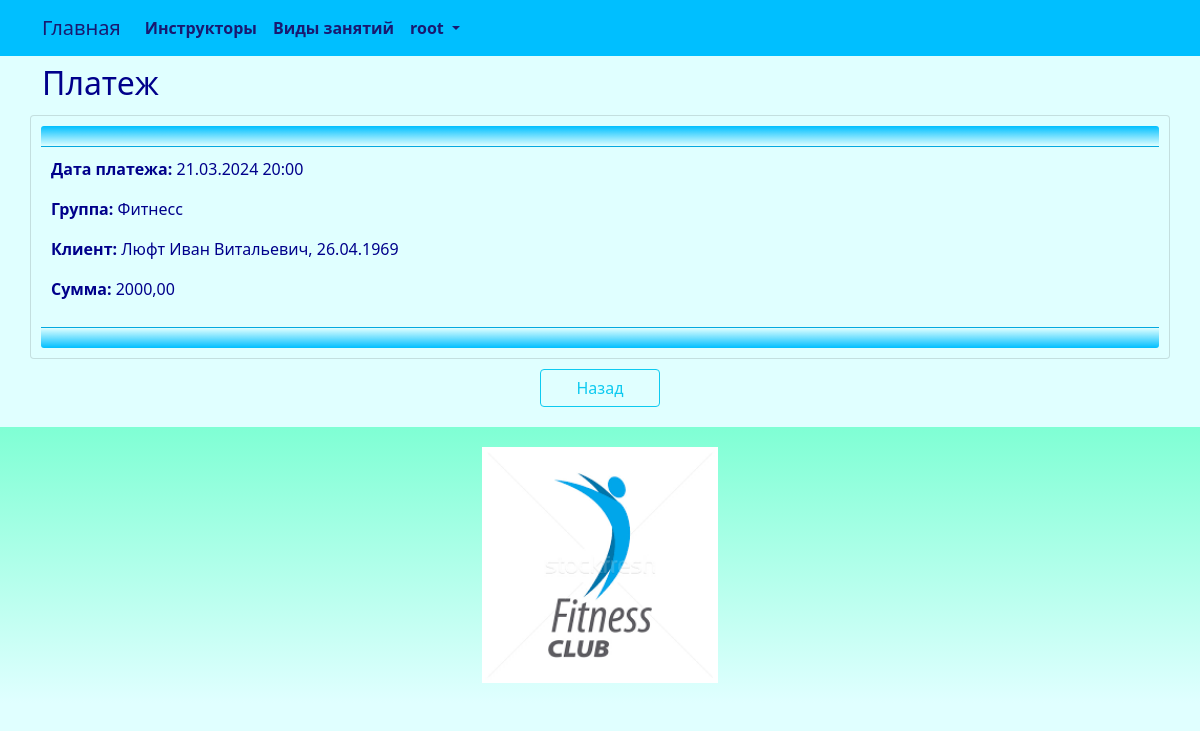
/payment/read/1/ (signed in), run on the app's committed database.
### club/models.py (models this page shows, shortened)
class Payment(models.Model):
    payment_date = models.DateTimeField(_('payment_date'))
    party = models.ForeignKey(Party, related_name='payment_party', on_delete=models.CASCADE)
    client = models.ForeignKey(Client, related_name='payment_client', on_delete=models.CASCADE)
    amount = models.DecimalField(_('payment_amount'), max_digits=9, decimal_places=2)
    class Meta:
        db_table = 'payment'
        indexes = [
            models.Index(fields=['party']),
            models.Index(fields=['client']),
        ]
        ordering = ['payment_date']

class Party(models.Model):
    party_title = models.CharField(_('party_title'), max_length=96, unique=True)
    class Meta:
        db_table = 'party'
        indexes = [
            models.Index(fields=['party_title']),
        ]
        ordering = ['party_title']
    def __str__(self):
        return "{}".format(self.party_title)

class Client(models.Model):
    SEX_CHOICES = (
        ('М','М'),
        ('Ж', 'Ж'),
    )
    full_name = models.CharField(_('full_name'), max_length=128)
    birthday = models.DateTimeField(_('birthday'))
    sex = models.CharField(_('sex'), max_length=1, choices=SEX_CHOICES, default='М')
    phone = models.CharField(_('phone'), max_length=64)
    card = models.ForeignKey(Card, related_name='client_card', on_delete=models.CASCADE)
    class Meta:
        db_table = 'client'
        indexes = [
            models.Index(fields=['full_name']),
        ]
        ordering = ['full_name']
    def __str__(self):
        return "{}, {}".format(self.full_name, self.birthday.strftime('%d.%m.%Y'))

### club/views.py (the view)
# urls.py: path('payment/read/<int:id>/', views.payment_read, name='payment_read'),
@login_required
@user_passes_test(lambda u: u.is_superuser)
def payment_read(request, id):
    try:
        payment = Payment.objects.get(id=id)
        return render(request, "payment/read.html", {"payment": payment})
    except Payment.DoesNotExist:
        return HttpResponseNotFound("<h2>Payment not found</h2>")
    except Exception as exception:
        print(exception)
        return HttpResponse(exception)

### templates/payment/read.html (shortened to what this page needs)
{% extends "base.html" %}
{% load i18n %}
{% block content %}
<h2>{% trans "payment" %}</h2>
<div class="row justify-content-center">
	<div class="card" style="width:100%">
		<div class="card-header">
		</div>
		<div class="card-body">
			<p><strong>{% trans "payment_date" %}: </strong>{{ payment.payment_date | date:"d.m.Y H:i"  }}</p>
			<p><strong>{% trans "party" %}: </strong>{{ payment.party }}</p>
			<p><strong>{% trans "client" %}: </strong>{{ payment.client }}</p>
			<p><strong>{% trans "amount" %}: </strong>{{ payment.amount }}</p>
		</div>
		<div class="card-footer">
		</div>
	</div>
	<br>
	<div class="div-button-center">
		<a class="btn btn-outline-info" style="width:120px" href="{% url 'payment_index' %}">{% trans "Back" %}</a>
	</div>
</div>
{% endblock content %}

### templates/base.html (shortened to what this page needs)
<!DOCTYPE html>
{% load static %}
{% load i18n %}
<html>
	<head>
		<link rel="stylesheet" href="{% static 'css/bootstrap.min.css' %}">
		<link rel="stylesheet" href="{% static 'css/styles.css' %}" />
	</head>
	<nav class="navbar navbar-expand-lg justify-content-center">
		<div class="container">
			<div class="collapse navbar-collapse" id="mainMenu">
				<ul class="navbar-nav me-auto mb-2 mb-lg-0">
					<a class="navbar-brand" href="{{ HTTP_HOST }}/">{% trans "Home" %}</a>
					<li class="nav-item">
						<a class="nav-link" href="{% url 'instructor_list' %}">{% trans "instructors" %}</a>
					</li>
					<li class="nav-item">
						<a class="nav-link" href="{% url 'kind_list' %}">{% trans "kinds" %}</a>
					</li>
					{% if user.is_authenticated %}
					<li class="nav-item dropdown">
						<a class="nav-link dropdown-toggle" href="#" id="navbarDropdown" role="button" data-bs-toggle="dropdown" aria-expanded="false">
							{{ user.username }}
						</a>
					</li>
					{% else %}
					<form class="form-inline ml-auto">
						<a href="{% url 'login' %}" class="btn btn-outline-secondary">{% trans "Log In" %}</a>
						<a href="{% url 'signup' %}" class="btn btn-primary ml-2">{% trans "Sign up" %}</a>
					</form>
					{% endif %}
				</ul>
			</div>
		</div>
	</nav>
	<body>
		<div class="container">
			{% block content%}{% endblock content %}
		</div>
	</body>
	<footer class="container-fluid text-center bg-lightgray">
		<div class="copyrights">
			<img src="{% static 'images/logo.png' %}" alt="logo" style="height:256px; padding: 10px;">
		</div>
	</footer>
</html>

### static/css/styles.css (style rules this page uses)
:root { --navbar-background-color: DeepSkyBlue; --navbar-text-color: MidnightBlue; --main-background-color-light: LightCyan; --main-background-color-dark: DeepSkyBlue; --main-text-color: DarkBlue; --main-header-color: DarkBlue; --main-text-attention-color: Purple; --footer-background-color-light: LightCyan; --footer-background-color-dark: Aquamarine; --footer-text-color: Teal; --card-background-color-light: LightCyan; --card-background-color-dark: DeepSkyBlue; --card-text-color: SeaGreen; --table-background-color-light: LightCyan; --table-background-color-dark: #F5F5F5; --table-text-color: DarkBlue; --star-size: 30px; --star-color: LightYellow; --star-background: Yellow ; }
.navbar { background-color: var(--navbar-background-color); color: var(--navbar-text-color); }
.navbar .navbar-nav, .navbar .navbar-nav .navbar-text { color: var(--navbar-text-color); }
.navbar ul { background-color: var(--navbar-background-color); color: var(--navbar-text-color); }
.navbar li { background-color: var(--navbar-background-color); color: var(--navbar-text-color); }
.navbar a { background-color: var(--navbar-background-color); color: var(--navbar-text-color); }
.navbar-brand { background-color: var(--navbar-background-color); color: var(--navbar-text-color); }
.nav-item { background-color: var(--navbar-background-color); color: var(--navbar-text-color); font-weight: bold; }
body { background-color: var(--main-background-color-light); }
h1, h2, h3, h4, h5, h6 { color: var(--main-header-color); }
p, ul, li, label { color: var(--main-text-color); }
.card { background-color: var(--card-background-color-light); color: var(--card-text-color); margin-top: 5px; padding: 10px; }
.card-header { background-image: linear-gradient(top, var(--card-background-color-dark), var(--card-background-color-light)); background-image: -o-linear-gradient(top, var(--card-background-color-dark), var(--card-background-color-light)); background-image: -moz-linear-gradient(top, var(--card-background-color-dark), var(--card-background-color-light)); background-image: -webkit-linear-gradient(top, var(--card-background-color-dark), var(--card-background-color-light)); color: var(--card-text-color); padding: 10px; }
.card-body { background-color: var(--card-background-color-light); color: var(--card-text-color); padding: 10px; }
.card-footer { background-image: linear-gradient(top, var(--card-background-color-light), var(--card-background-color-dark)); background-image: -o-linear-gradient(top, var(--card-background-color-light), var(--card-background-color-dark)); background-image: -moz-linear-gradient(top, var(--card-background-color-light), var(--card-background-color-dark)); background-image: -webkit-linear-gradient(top, var(--card-background-color-light), var(--card-background-color-dark)); color: var(--card-text-color); padding: 10px; }
.div-button-center { text-align: center; padding: 10px; }
footer { background-image: linear-gradient(top, var(--footer-background-color-dark), var(--footer-background-color-light)); background-image: -o-linear-gradient(top, var(--footer-background-color-dark), var(--footer-background-color-light)); background-image: -moz-linear-gradient(top, var(--footer-background-color-dark), var(--footer-background-color-light)); background-image: -webkit-linear-gradient(top, var(--footer-background-color-dark), var(--footer-background-color-light)); margin-top: 10px; padding: 10px; }

### data on the page
Payment: payment_date "21.03.2024 20:00", party "Фитнесс", client "Люфт Иван Витальевич, 26.04.1969", amount "2000,00"

### other printed values
{{ user.username }} "root"
